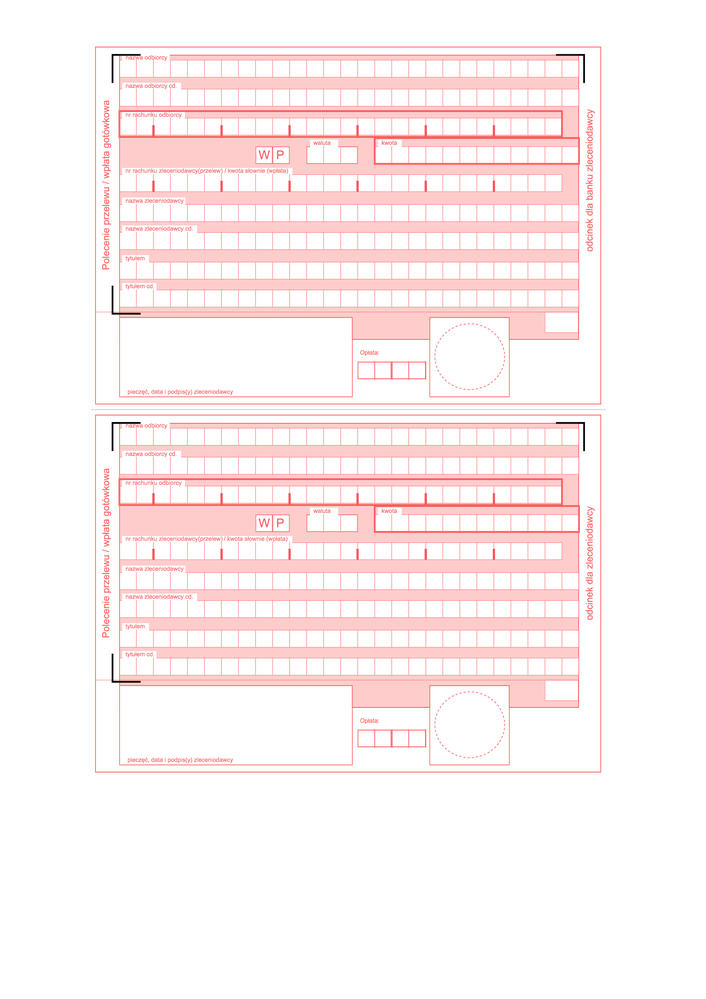
#> input picture assets/images/blankiet.png, 706 x 999 px, shrunk from 2480 x 3508 before the run, found by its file name
$ python map_fields.py
#> lines starting #> are read from the running program, lines starting #| are printed output that depends on the picture; after the words box and inside, x2 and y2 are one past the last pixel; in counts of white or black regions, pixels touching at a corner belong together
# -*- coding: utf-8 -*-
"""
PRECYZYJNE wykrycie granic pol (ramki) - piksel po pikselu.

Dla kazdego pola: lewa, prawa, gorna, dolna krawedz ramki.
Na tej podstawie aplikacja dopasowuje tekst do kratek.
"""
import json
import sys
import codecs
import cv2
import numpy as np
from PIL import Image

sys.stdout = codecs.getwriter('utf-8')(sys.stdout.buffer)

IMG_PATH = r'C:\Users\mzdrowy\Desktop\Projekty Opencode\Aplikacje\XX Polecenie przelewuPDF XX\assets\images\blankiet.png'

img_pil = Image.open(IMG_PATH).convert('RGB')
W, H = img_pil.size
#> W = 706; H = 999
PX_PER_MM = W / 210.0
#> PX_PER_MM = 3.36

arr_rgb = np.array(img_pil)
r, g, b = arr_rgb[:,:,0], arr_rgb[:,:,1], arr_rgb[:,:,2]
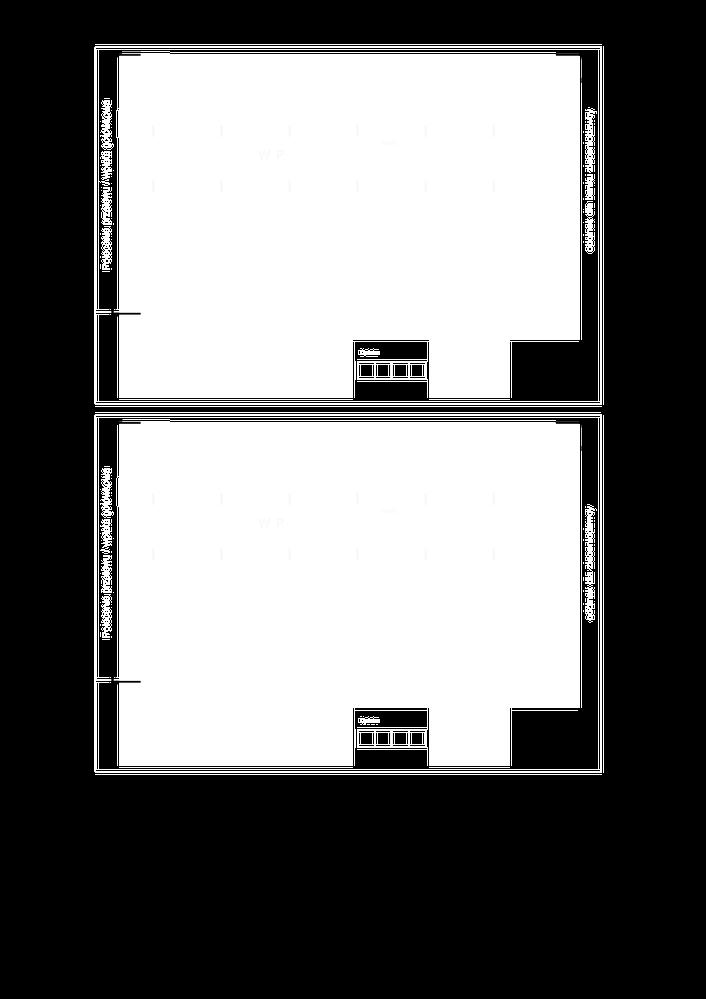
#> r: shape (999, 706); min 0, max 255, mean 117
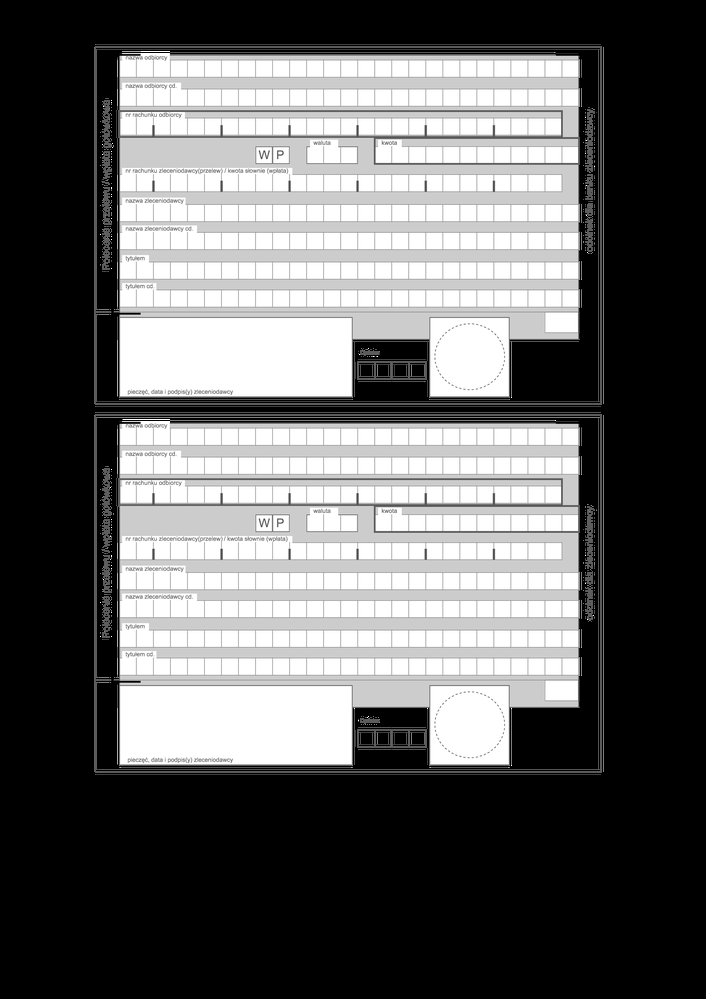
#> g: shape (999, 706); min 0, max 255, mean 99.3
# Maska silnych linii (ciemnoczerwone)
red_mask = ((r > 170) & (g < 150) & (b < 150) & (r.astype(int) - g.astype(int) > 25)).astype(np.uint8) * 255
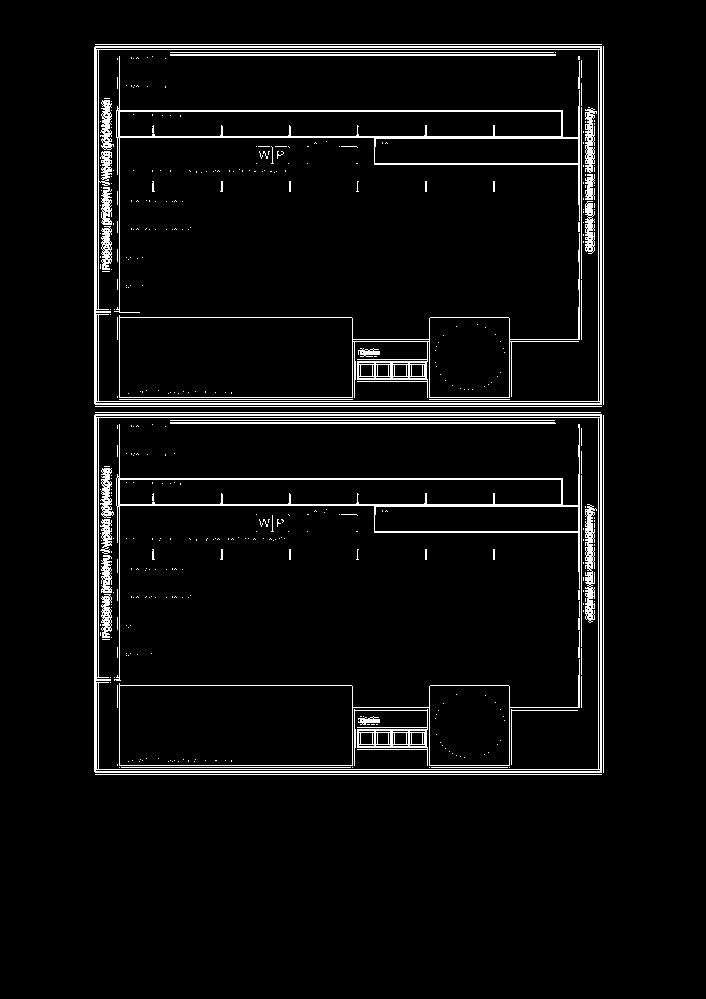
#> red_mask: shape (999, 706); 4.9% white in thin lines or dots, all inside (x1, y1, x2, y2) = (94, 44, 604, 775)
# Maska slabszych (rozowe) - obwodki kratek
pink_mask = ((r > 240) & (g < 240) & (b < 240) & (r.astype(int) - b.astype(int) > 10) & (r > 200)).astype(np.uint8) * 255
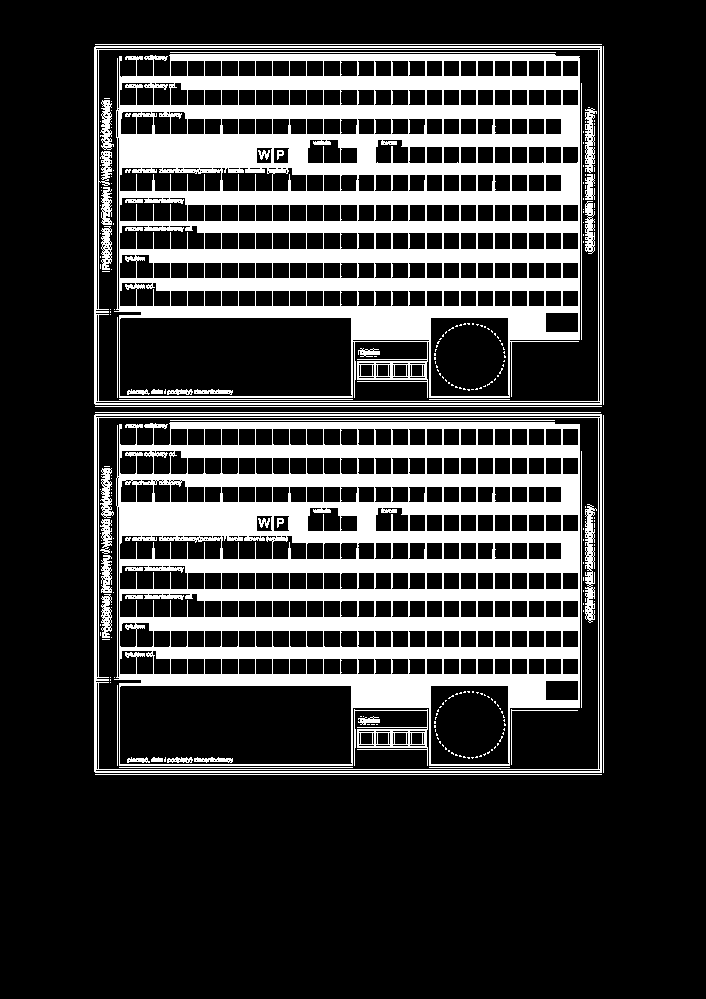
#> pink_mask: shape (999, 706); 22.7% white; 244 white regions (193 under 20 px), largest, box (x1, y1, x2, y2) and area: (114, 54, 580, 398) 69429, (114, 422, 580, 766) 67105, (94, 46, 602, 405) 5805

# Wykryj DUZE ramki pol - linie ciagnace sie przez wiekszosc szerokosci
# Filtrujemy dlugie linie (min 100 pikseli ~ 8.5mm)
edges_long = red_mask.copy()
# Otwarcie morfologiczne z dlugim elementem poziomym
h_kernel = cv2.getStructuringElement(cv2.MORPH_RECT, (100, 1))
h_lines = cv2.morphologyEx(edges_long, cv2.MORPH_OPEN, h_kernel)
#> h_lines: shape (999, 706); 2.4% white in thin lines or dots, all inside (x1, y1, x2, y2) = (95, 44, 603, 775)

# Wykryj linie pionowe
v_kernel = cv2.getStructuringElement(cv2.MORPH_RECT, (1, 100))
v_lines = cv2.morphologyEx(edges_long, cv2.MORPH_OPEN, v_kernel)
#> v_lines: shape (999, 706); 0.94% white in thin lines or dots, all inside (x1, y1, x2, y2) = (94, 47, 604, 774)

# Polacz
edges_combined = cv2.bitwise_or(h_lines, v_lines)
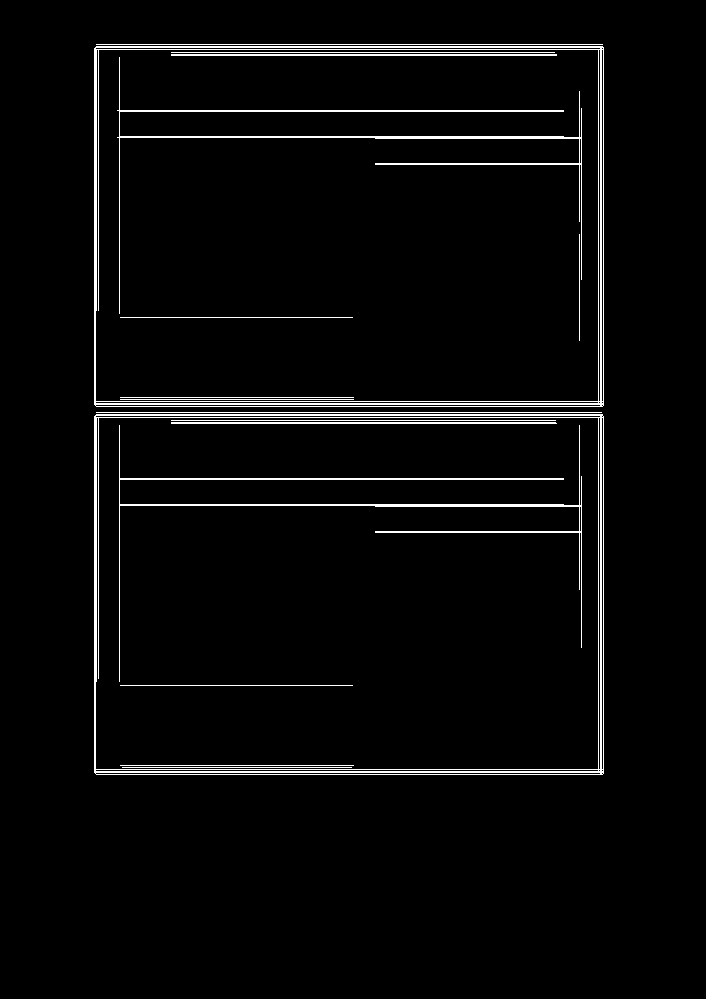
#> edges_combined: shape (999, 706); 3.3% white in thin lines or dots, all inside (x1, y1, x2, y2) = (94, 44, 604, 775)

# Wykryj kontury duzych ramkach
contours, hierarchy = cv2.findContours(edges_combined, cv2.RETR_EXTERNAL, cv2.CHAIN_APPROX_SIMPLE)
#> contours = 4 contours, 2 with area under 20; largest, box (x1, y1, x2, y2) and area: (94, 46, 604, 407) 183235, (94, 414, 604, 775) 183234
print(f'Znalezione {len(contours)} duzych konturow (ramek)')

# Analizuj kazdy kontur
fields = []
for cnt in contours:
    x, y, w, h = cv2.boundingRect(cnt)
    if w < 30 or h < 15:  # Ignoruj male
        continue
    # Aproksymacja do prostokata
    peri = cv2.arcLength(cnt, True)
    approx = cv2.approxPolyDP(cnt, 0.02 * peri, True)
    fields.append({
        'x_px': int(x), 'y_px': int(y),
        'w_px': int(w), 'h_px': int(h),
        'x_mm': round(x / PX_PER_MM, 3),
        'y_mm': round(y / PX_PER_MM, 3),
        'w_mm': round(w / PX_PER_MM, 3),
        'h_mm': round(h / PX_PER_MM, 3),
        'vertices': len(approx),
    })
#> this loop made 4 passes
#> (x, y, w, h, peri, approx) on passes 1, 3: (94, 414, 510, 361, 1734.5, [[94, 416], [96, 774], [603, 773], [602, 414]]), (94, 46, 510, 361, 1734.5, [[94, 48], [96, 406], [603, 405], [602, 46]])
#> (cnt, x, y, w, h) on passes 2, 4: ([[96, 412], [601, 412]], 96, 412, 506, 1), ([[96, 44], [602, 44]], 96, 44, 507, 1)
#> after the loop, fields = 2 items

# Sortuj po Y, potem po X
fields.sort(key=lambda f: (f['y_mm'], f['x_mm']))

print(f'\nRamki pol (po filtracji): {len(fields)}')
for f in fields:
    print(f"  x={f['x_mm']} y={f['y_mm']} w={f['w_mm']} h={f['h_mm']} (vert={f['vertices']})")
#> this loop made 2 passes

# Generuj overlay
img_overlay = np.array(img_pil).copy()
for i, f in enumerate(fields):
    x = f['x_px']
    y = f['y_px']
    w = f['w_px']
    h = f['h_px']
    # Rysuj zielony prostokat
    cv2.rectangle(img_overlay, (x, y), (x + w, y + h), (0, 255, 0), 2)
    # Numer
    cv2.putText(img_overlay, str(i), (x + 5, y + 20),
                cv2.FONT_HERSHEY_SIMPLEX, 0.7, (0, 0, 255), 2)
#> this loop made 2 passes
#> (x, y, w, h) on passes 1 to 2: (94, 46, 510, 361), (94, 414, 510, 361)
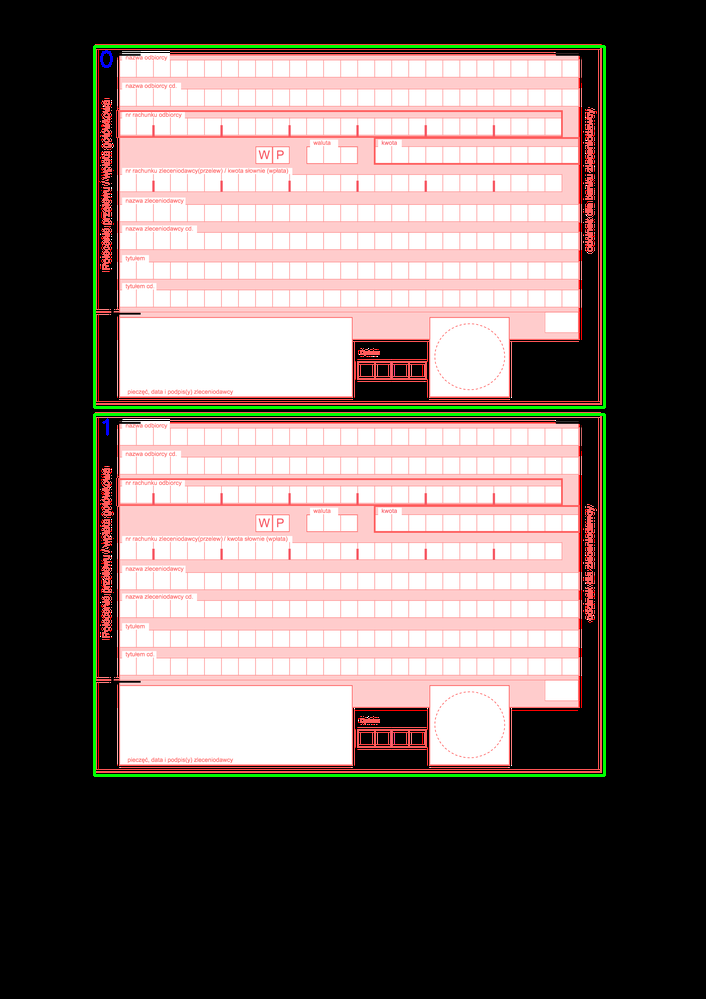
#> img_overlay: shape (999, 706, 3); mean R, G, B 115.2, 102.4, 98.7

cv2.imwrite(r'C:\Users\mzdrowy\Desktop\Projekty Opencode\Aplikacje\XX Polecenie przelewuPDF XX\tools\fields_overlay.png', cv2.cvtColor(img_overlay, cv2.COLOR_RGB2BGR))
print('\nZapisano: tools/fields_overlay.png')

# Zapisz do JSON
result = {
    'image_size': [W, H],
    'px_per_mm': PX_PER_MM,
    'fields': fields,
}
with open(r'C:\Users\mzdrowy\Desktop\Projekty Opencode\Aplikacje\XX Polecenie przelewuPDF XX\tools\fields_map.json', 'w', encoding='utf-8') as f:
    json.dump(result, f, indent=2, ensure_ascii=False)
print('Zapisano: tools/fields_map.json')
